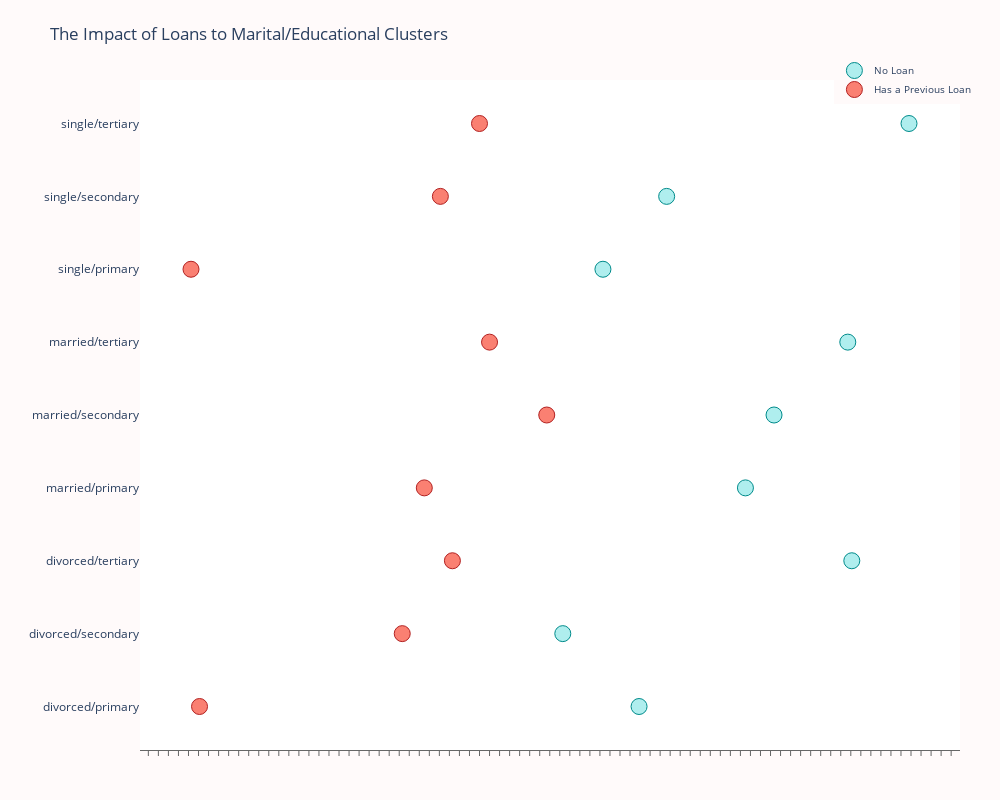

The code cell stored with this chart in its notebook:
### Code cell
# Let's see the group who had loans from the marital/education group

loan_balance = df.groupby(['marital/education', 'loan'], as_index=False)['balance'].median()


no_loan = loan_balance['balance'].loc[loan_balance['loan'] == 'no'].values
has_loan = loan_balance['balance'].loc[loan_balance['loan'] == 'yes'].values


labels = loan_balance['marital/education'].unique().tolist()


trace0 = go.Scatter(
    x=no_loan,
    y=labels,
    mode='markers',
    name='No Loan',
    marker=dict(
        color='rgb(175,238,238)',
        line=dict(
            color='rgb(0,139,139)',
            width=1,
        ),
        symbol='circle',
        size=16,
    )
)
trace1 = go.Scatter(
    x=has_loan,
    y=labels,
    mode='markers',
    name='Has a Previous Loan',
    marker=dict(
        color='rgb(250,128,114)',
        line=dict(
            color='rgb(178,34,34)',
            width=1,
        ),
        symbol='circle',
        size=16,
    )
)

data = [trace0, trace1]
layout = go.Layout(
    title="The Impact of Loans to Marital/Educational Clusters",
    xaxis=dict(
        showgrid=False,
        showline=True,
        linecolor='rgb(102, 102, 102)',
        titlefont=dict(
            color='rgb(204, 204, 204)'
        ),
        tickfont=dict(
            color='rgb(102, 102, 102)',
        ),
        showticklabels=False,
        dtick=10,
        ticks='outside',
        tickcolor='rgb(102, 102, 102)',
    ),
    margin=dict(
        l=140,
        r=40,
        b=50,
        t=80
    ),
    legend=dict(
        font=dict(
            size=10,
        ),
        yanchor='middle',
        xanchor='right',
    ),
    width=1000,
    height=800,
    paper_bgcolor='rgb(255,250,250)',
    plot_bgcolor='rgb(255,255,255)',
    hovermode='closest',
)
fig = go.Figure(data=data, layout=layout)
iplot(fig, filename='lowest-oecd-votes-cast')

### Figure 1 — Plotly figure (JSON) as saved in the notebook; plotly's stock layout.template omitted (floating-point values rounded to 4 significant figures)
{"data": [{"marker": {"color": "rgb(175,238,238)", "line": {"color": "rgb(0,139,139)", "width": 1}, "size": 16, "symbol": "circle"}, "mode": "markers", "name": "No Loan", "type": "scatter", "x": [459, 383, 671, 565, 593.5, 667, 423, 486.5, 728], "y": ["divorced/primary", "divorced/secondary", "divorced/tertiary", "married/primary", "married/secondary", "married/tertiary", "single/primary", "single/secondary", "single/tertiary"]}, {"marker": {"color": "rgb(250,128,114)", "line": {"color": "rgb(178,34,34)", "width": 1}, "size": 16, "symbol": "circle"}, "mode": "markers", "name": "Has a Previous Loan", "type": "scatter", "x": [21, 223, 273, 245, 367, 310, 12.5, 261, 300], "y": ["divorced/primary", "divorced/secondary", "divorced/tertiary", "married/primary", "married/secondary", "married/tertiary", "single/primary", "single/secondary", "single/tertiary"]}], "layout": {"height": 800, "hovermode": "closest", "legend": {"font": {"size": 10}, "xanchor": "right", "yanchor": "middle"}, "margin": {"b": 50, "l": 140, "r": 40, "t": 80}, "paper_bgcolor": "rgb(255,250,250)", "plot_bgcolor": "rgb(255,255,255)", "title": {"text": "The Impact of Loans to Marital/Educational Clusters"}, "width": 1000, "xaxis": {"dtick": 10, "linecolor": "rgb(102, 102, 102)", "showgrid": false, "showline": true, "showticklabels": false, "tickcolor": "rgb(102, 102, 102)", "tickfont": {"color": "rgb(102, 102, 102)"}, "ticks": "outside", "title": {"font": {"color": "rgb(204, 204, 204)"}}}}}
